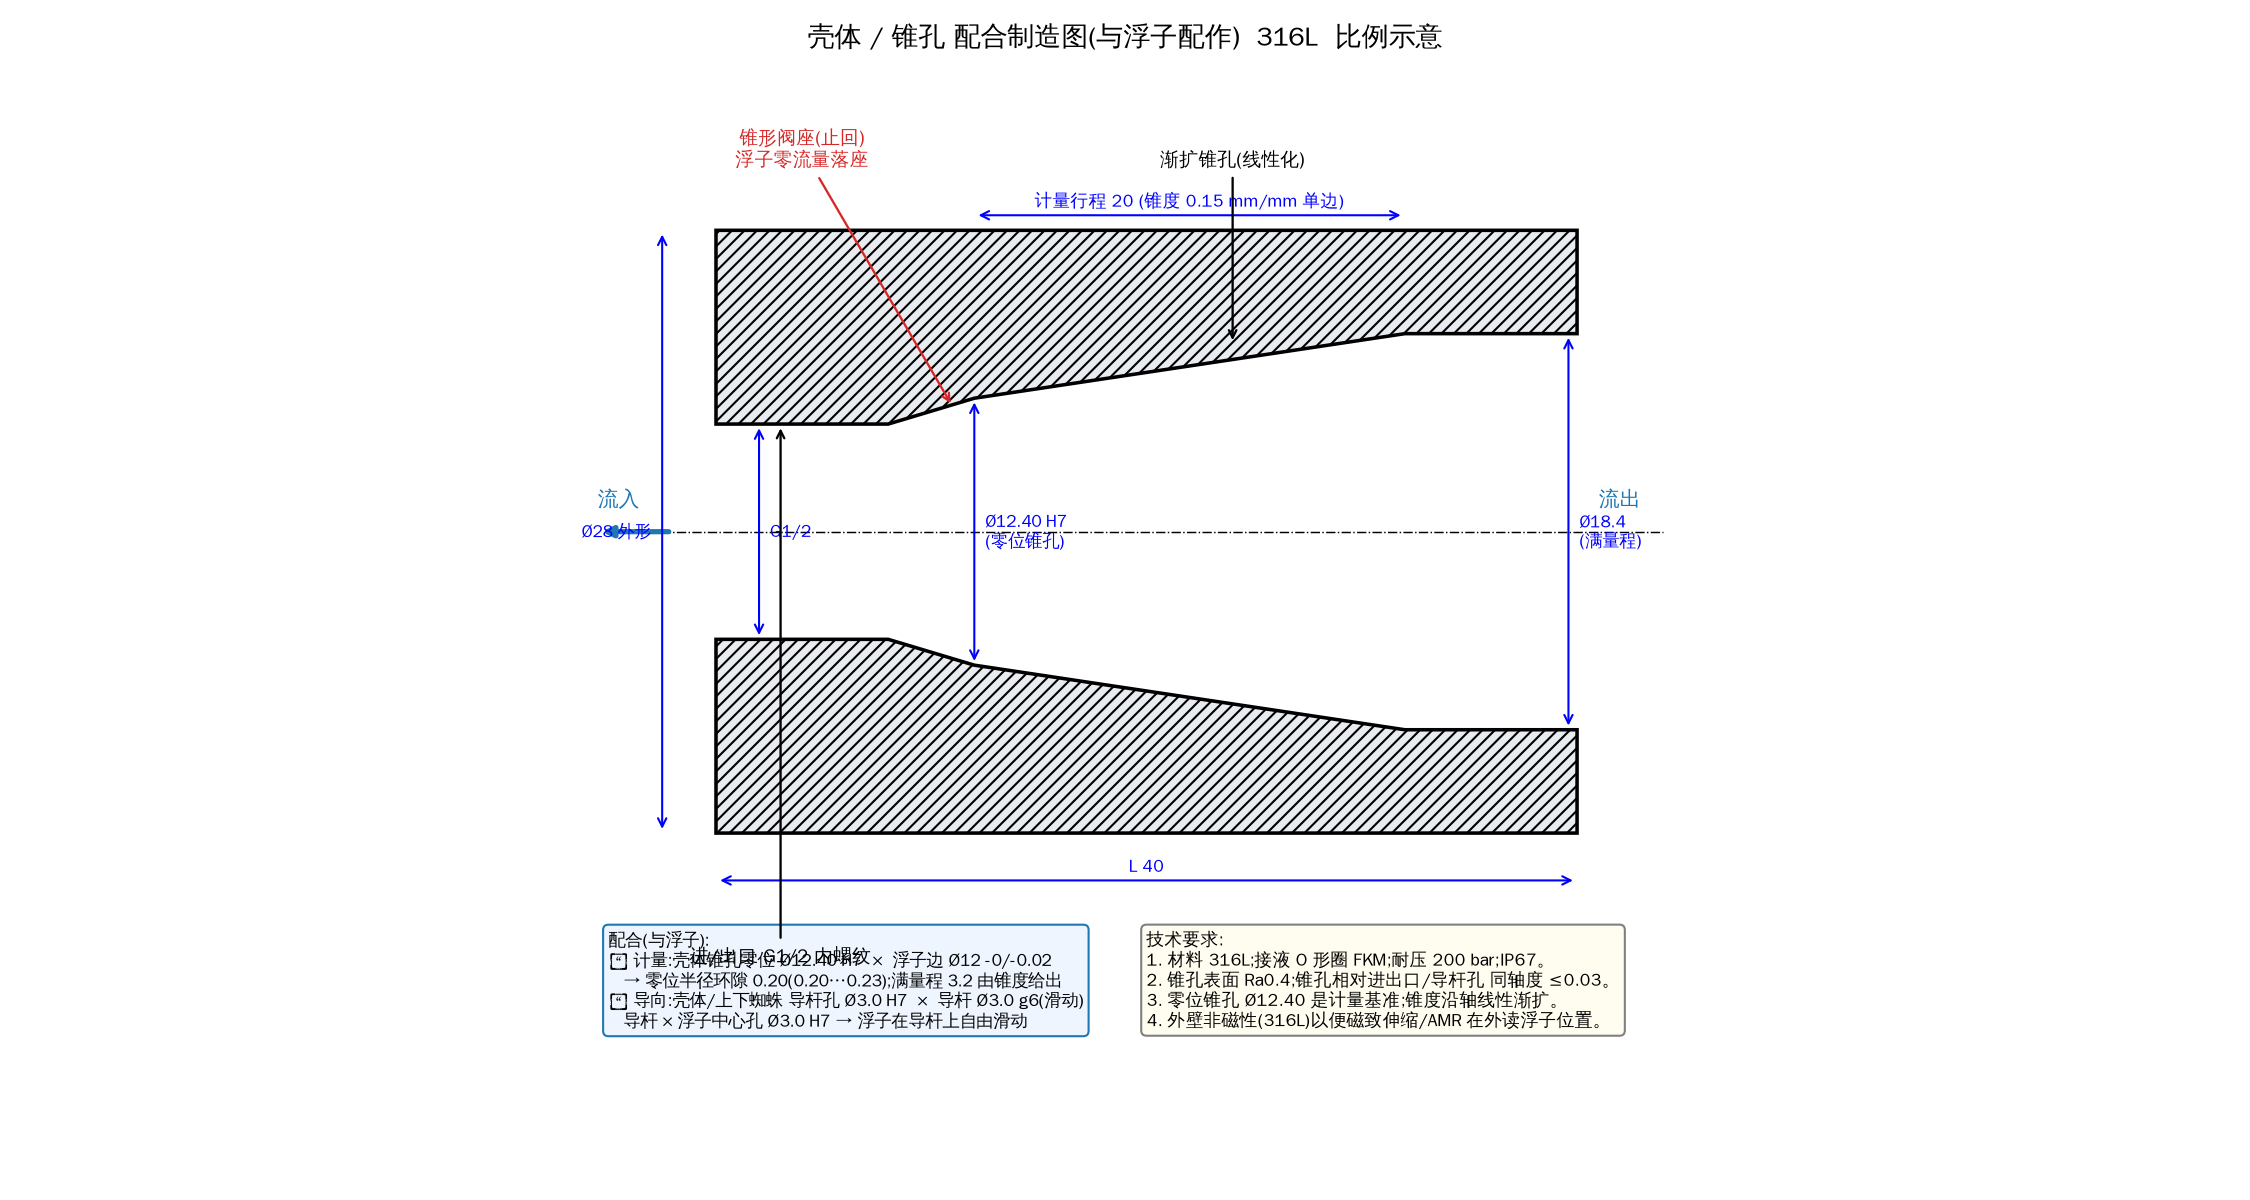

Write Python code to recreate this figure.
"""Mating manufacturing drawing of the HOUSING / tapered bore (mates with the float).
Cross-section + bore tolerances + the float<->bore fit table. Flow left->right."""
import numpy as np
import matplotlib
matplotlib.use("Agg")
import matplotlib.pyplot as plt
from matplotlib.patches import Polygon
from matplotlib import font_manager as fm

zh = fm.FontProperties(family="WenQuanYi Zen Hei")
plt.rcParams["font.family"] = "WenQuanYi Zen Hei"
plt.rcParams["axes.unicode_minus"] = False

R_HOUS = 14.0
L = 40.0
R_PORT, R_ZERO, R_FULL = 5.0, 6.2, 9.2
BORE = [(0, R_PORT), (8, R_PORT), (12, R_ZERO), (32, R_FULL), (L, R_FULL)]

fig, ax = plt.subplots(figsize=(15, 8))
# wall material (between bore and outer), upper + lower
up = BORE + [(L, R_HOUS), (0, R_HOUS)]
lo = [(x, -y) for x, y in up]
for poly in (up, lo):
    ax.add_patch(Polygon(poly, closed=True, facecolor="#e8ebf0", edgecolor="k",
                         hatch="////", lw=1.7, zorder=2))
ax.plot([-4, L + 4], [0, 0], "k-.", lw=0.7)
# flow
ax.annotate("", (-2, 0), (-5.5, 0), arrowprops=dict(arrowstyle="<|-", color="#1f77b4", lw=2.5))
ax.text(-5.5, 1.2, "流入", fontproperties=zh, color="#1f77b4", fontsize=10)
ax.text(L + 1, 1.2, "流出", fontproperties=zh, color="#1f77b4", fontsize=10)


def dh(x1, x2, y, t, c="b"):
    ax.annotate("", (x2, y), (x1, y), arrowprops=dict(arrowstyle="<->", color=c, lw=1))
    ax.text((x1 + x2) / 2, y + 0.4, t, fontproperties=zh, color=c, fontsize=8.5, ha="center")


def dv(x, y1, y2, t, side=1):
    ax.annotate("", (x, y2), (x, y1), arrowprops=dict(arrowstyle="<->", color="b", lw=1))
    ax.text(x + 0.5 * side, (y1 + y2) / 2, t, fontproperties=zh, color="b", fontsize=8.3,
            va="center", ha="left" if side > 0 else "right")


def lead(t, xy, xytext, c="k"):
    ax.annotate(t, xy=xy, xytext=xytext, fontproperties=zh, fontsize=9, color=c, ha="center",
                arrowprops=dict(arrowstyle="->", color=c, lw=1.1), zorder=6)


dv(-2.5, -R_HOUS, R_HOUS, "Ø28 外形", side=-1)
dv(12.0, -R_ZERO, R_ZERO, "Ø12.40 H7\n(零位锥孔)", side=1)
dv(L - 0.4, -R_FULL, R_FULL, "Ø18.4\n(满量程)", side=1)
dv(2.0, -R_PORT, R_PORT, "G1/2", side=1)
dh(0, L, -R_HOUS - 2.2, "L 40")
dh(12, 32, R_FULL + 5.5, "计量行程 20 (锥度 0.15 mm/mm 单边)")
lead("锥形阀座(止回)\n浮子零流量落座", (11, R_ZERO - 0.4), (4, R_HOUS + 3), "tab:red")
lead("渐扩锥孔(线性化)", (24, R_FULL - 0.5), (24, R_HOUS + 3))
lead("进/出口 G1/2 内螺纹", (3, R_PORT), (3, -R_HOUS - 6))

fit = ("配合(与浮子):\n"
       "• 计量:壳体锥孔零位 Ø12.40 H7  ×  浮子边 Ø12 -0/-0.02\n"
       "   → 零位半径环隙 0.20(0.20…0.23);满量程 3.2 由锥度给出\n"
       "• 导向:壳体/上下蜘蛛 导杆孔 Ø3.0 H7  ×  导杆 Ø3.0 g6(滑动)\n"
       "   导杆 × 浮子中心孔 Ø3.0 H7 → 浮子在导杆上自由滑动")
ax.text(-5, -R_HOUS - 4.5, fit, fontproperties=zh, fontsize=8.4, ha="left", va="top",
        bbox=dict(boxstyle="round", fc="#eef5ff", ec="tab:blue"))

notes = ("技术要求:\n"
         "1. 材料 316L;接液 O 形圈 FKM;耐压 200 bar;IP67。\n"
         "2. 锥孔表面 Ra0.4;锥孔相对进出口/导杆孔 同轴度 ≤0.03。\n"
         "3. 零位锥孔 Ø12.40 是计量基准;锥度沿轴线性渐扩。\n"
         "4. 外壁非磁性(316L)以便磁致伸缩/AMR 在外读浮子位置。")
ax.text(20, -R_HOUS - 4.5, notes, fontproperties=zh, fontsize=8.5, ha="left", va="top",
        bbox=dict(boxstyle="round", fc="#fffdf0", ec="0.5"))

ax.set_title("壳体 / 锥孔 配合制造图(与浮子配作)  316L  比例示意",
             fontproperties=zh, fontsize=13, fontweight="bold")
ax.set_xlim(-8, 46); ax.set_ylim(-30, 22); ax.set_aspect("equal"); ax.axis("off")
fig.tight_layout()
fig.savefig(__file__.rsplit("/", 1)[0] + "/housing_mfg_drawing.png", dpi=150)
print("saved housing_mfg_drawing.png")
